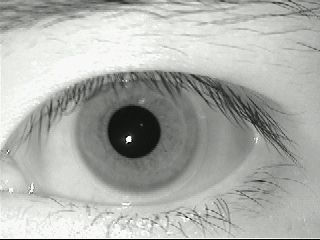
#> input picture images/kelvinl3.bmp, 320 x 240 px
$ python boundary.py
#> lines starting #> are read from the running program, lines starting #| are printed output that depends on the picture
##-----------------------------------------------------------------------------
##  Import
##-----------------------------------------------------------------------------
import numpy as np
from scipy import signal
import cv2
from PIL import Image, ImageDraw


##-----------------------------------------------------------------------------
##  Function
##-----------------------------------------------------------------------------
def searchInnerBound(img):
    """
    Description:
        Search for the inner boundary of the iris.

    Input:
        img		- The input iris image.

    Output:
        inner_y	- y-coordinate of the inner circle centre.
        inner_x	- x-coordinate of the inner circle centre.
        inner_r	- Radius of the inner circle.
    """

    # Integro-Differential operator coarse (jump-level precision)
    Y = img.shape[0]
    X = img.shape[1]
    sect = X/4 		# Width of the external margin for which search is excluded
    minrad = 10
    maxrad = sect*0.8
    jump = 4 		# Precision of the coarse search, in pixels

    # Hough Space (y,x,r)
    sz = np.array([np.floor((Y-2*sect)/jump),
                    np.floor((X-2*sect)/jump),
                    np.floor((maxrad-minrad)/jump)]).astype(int)

    # Resolution of the circular integration
    integrationprecision = 1
    angs = np.arange(0, 2*np.pi, integrationprecision)
    x, y, r = np.meshgrid(np.arange(sz[1]),
                          np.arange(sz[0]),
                          np.arange(sz[2]))
    y = sect + y*jump
    x = sect + x*jump
    r = minrad + r*jump
    hs = ContourIntegralCircular(img, y, x, r, angs)

    # Hough Space Partial Derivative R
    hspdr = hs - hs[:, :, np.insert(np.arange(hs.shape[2]-1), 0, 0)]

    # Blur
    sm = 3 		# Size of the blurring mask
    hspdrs = signal.fftconvolve(hspdr, np.ones([sm,sm,sm]), mode="same")

    indmax = np.argmax(hspdrs.ravel())
    y,x,r = np.unravel_index(indmax, hspdrs.shape)

    inner_y = sect + y*jump
    inner_x = sect + x*jump
    inner_r = minrad + (r-1)*jump

    # Integro-Differential operator fine (pixel-level precision)
    integrationprecision = 0.1 		# Resolution of the circular integration
    angs = np.arange(0, 2*np.pi, integrationprecision)
    x, y, r = np.meshgrid(np.arange(jump*2),
                          np.arange(jump*2),
                          np.arange(jump*2))
    y = inner_y - jump + y
    x = inner_x - jump + x
    r = inner_r - jump + r
    hs = ContourIntegralCircular(img, y, x, r, angs)

    # Hough Space Partial Derivative R
    hspdr = hs - hs[:, :, np.insert(np.arange(hs.shape[2]-1), 0, 0)]

    # Bluring
    sm = 3 		# Size of the blurring mask
    hspdrs = signal.fftconvolve(hspdr, np.ones([sm,sm,sm]), mode="same")
    indmax = np.argmax(hspdrs.ravel())
    y,x,r = np.unravel_index(indmax, hspdrs.shape)

    inner_y = inner_y - jump + y
    inner_x = inner_x - jump + x
    inner_r = inner_r - jump + r - 1

    return inner_y, inner_x, inner_r


#------------------------------------------------------------------------------
def searchOuterBound(img, inner_y, inner_x, inner_r):
    """
    Description:
        Search for the outer boundary of the iris.

    Input:
        img		- The input iris image.
        inner_y	- The y-coordinate of the inner circle centre.
        inner_x	- The x-coordinate of the inner circle centre.
        inner_r	- The radius of the inner circle.

    Output:
        outer_y	- y-coordinate of the outer circle centre.
        outer_x	- x-coordinate of the outer circle centre.
        outer_r	- Radius of the outer circle.
    """
    # Maximum displacement 15# (Daugman 2004)
    maxdispl = np.round(inner_r*0.15).astype(int)

    # 0.1 - 0.8 (Daugman 2004)
    minrad = np.round(inner_r/0.8).astype(int)
    maxrad = np.round(inner_r/0.3).astype(int)

    # # Hough Space (y,x,r)
    # hs = np.zeros([2*maxdispl, 2*maxdispl, maxrad-minrad])

    # Integration region, avoiding eyelids
    intreg = np.array([[2/6, 4/6], [8/6, 10/6]]) * np.pi

    # Resolution of the circular integration
    integrationprecision = 0.05
    angs = np.concatenate([np.arange(intreg[0,0], intreg[0,1], integrationprecision),
                            np.arange(intreg[1,0], intreg[1,1], integrationprecision)],
                            axis=0)
    x, y, r = np.meshgrid(np.arange(2*maxdispl),
                          np.arange(2*maxdispl),
                          np.arange(maxrad-minrad))
    y = inner_y - maxdispl + y
    x = inner_x - maxdispl + x
    r = minrad + r
    hs = ContourIntegralCircular(img, y, x, r, angs)

    # Hough Space Partial Derivative R
    hspdr = hs - hs[:, :, np.insert(np.arange(hs.shape[2]-1), 0, 0)]

    # Blur
    sm = 7 	# Size of the blurring mask
    hspdrs = signal.fftconvolve(hspdr, np.ones([sm,sm,sm]), mode="same")

    indmax = np.argmax(hspdrs.ravel())
    y,x,r = np.unravel_index(indmax, hspdrs.shape)

    outer_y = inner_y - maxdispl + y + 1
    outer_x = inner_x - maxdispl + x + 1
    outer_r = minrad + r - 1

    return outer_y, outer_x, outer_r


#------------------------------------------------------------------------------
def ContourIntegralCircular(imagen, y_0, x_0, r, angs):
    """
    Description:
        Performs contour (circular) integral.
        Use discrete Rie-mann approach.

    Input:
        imagen  - The input iris image.
        y_0     - The y-coordinate of the circle centre.
        x_0     - The x-coordinate of the circle centre.
        r       - The radius of the circle.
        angs    - The region of the circle considering clockwise 0-2pi.

    Output:
        hs      - Integral result.
    """
    # Get y, x
    y = np.zeros([len(angs), r.shape[0], r.shape[1], r.shape[2]], dtype=int)
    x = np.zeros([len(angs), r.shape[0], r.shape[1], r.shape[2]], dtype=int)
    for i in range(len(angs)):
        ang = angs[i]
        y[i, :, :, :] = np.round(y_0 - np.cos(ang) * r).astype(int)
        x[i, :, :, :] = np.round(x_0 + np.sin(ang) * r).astype(int)

    # Adapt y
    ind = np.where(y < 0)
    y[ind] = 0
    ind = np.where(y >= imagen.shape[0])
    y[ind] = imagen.shape[0] - 1

    # Adapt x
    ind = np.where(x < 0)
    x[ind] = 0
    ind = np.where(x >= imagen.shape[1])
    x[ind] = imagen.shape[1] - 1

    # Return
    hs = imagen[y, x]
    hs = np.sum(hs, axis=0)
    return hs.astype(float)
IMG_PATH = 'images/kelvinl3.bmp'
img = cv2.imread(IMG_PATH,0)
#> img: shape (240, 320); min 2, max 248, mean 174.4
output_image = Image.new("RGB", Image.open(IMG_PATH).size)
#> output_image: PIL image 320x240 RGB; every value is 0
output_image.paste(Image.open(IMG_PATH))
i_y,i_x,i_r = searchInnerBound(img)
#> in searchInnerBound, `indmax = np.argmax(hspdrs.ravel())`: indmax = 6934
#> in searchInnerBound, `y,x,r = np.unravel_index(indmax, hspdrs.shape)`: y = 13; r = 5
#> in searchInnerBound, `inner_y = sect + y*jump`: inner_y = 132
#> in searchInnerBound, `inner_r = minrad + (r-1)*jump`: inner_r = 26
#> in searchInnerBound, `indmax = np.argmax(hspdrs.ravel())`: indmax = 237
#> in searchInnerBound, `y,x,r = np.unravel_index(indmax, hspdrs.shape)`: y = 3; x = 5
#> in searchInnerBound, `inner_y = inner_y - jump + y`: inner_y = 131
#> in searchInnerBound, `inner_x = inner_x - jump + x`: inner_x = 133
#> i_y = 131; i_x = 133; i_r = 26
draw_result = ImageDraw.Draw(output_image)
draw_result.ellipse((i_x-i_r, i_y-i_r, i_x+i_r, i_y+i_r), fill=(255,0,0))
o_y,o_x,o_r = searchOuterBound(img, i_y, i_x, i_r)
#> in searchOuterBound, `maxdispl = np.round(inner_r*0.15).astype(int)`: maxdispl = 4
#> in searchOuterBound, `minrad = np.round(inner_r/0.8).astype(int)`: minrad = 32
#> in searchOuterBound, `maxrad = np.round(inner_r/0.3).astype(int)`: maxrad = 87
#> in searchOuterBound, `indmax = np.argmax(hspdrs.ravel())`: indmax = 2009
#> in searchOuterBound, `y,x,r = np.unravel_index(indmax, hspdrs.shape)`: y = 4; r = 29
#> in searchOuterBound, `outer_y = inner_y - maxdispl + y + 1`: outer_y = 132
#> in searchOuterBound, `outer_x = inner_x - maxdispl + x + 1`: outer_x = 134
#> in searchOuterBound, `outer_r = minrad + r - 1`: outer_r = 60
#> o_y = 132; o_x = 134; o_r = 60
draw_result.ellipse((o_x-o_r, o_y-o_r, o_x+o_r, o_y+o_r), fill=(0,255,0))
output_image.save('images/ss.bmp')
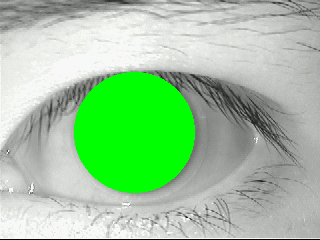
#> saved as ss.bmp: PIL image 320x240 RGB; mean R, G, B 158.5, 198.7, 157.5

$ run again, with images/kelvinl1.bmp copied over images/kelvinl3.bmp
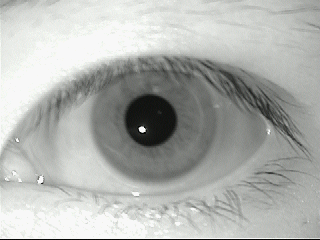
#> input picture images/kelvinl1.bmp, 320 x 240 px
#> in searchInnerBound, `indmax = np.argmax(hspdrs.ravel())`: indmax = 5426
#> in searchInnerBound, `y,x,r = np.unravel_index(indmax, hspdrs.shape)`: y = 10; x = 17; r = 5
#> inner_y = 120
#> in searchInnerBound, `inner_x = sect + x*jump`: inner_x = 148
#> inner_r = 26
#> in searchInnerBound, `indmax = np.argmax(hspdrs.ravel())`: indmax = 309
#> in searchInnerBound, `y,x,r = np.unravel_index(indmax, hspdrs.shape)`: y = 4; x = 6
#> in searchInnerBound, `inner_x = inner_x - jump + x`: inner_x = 150
#> i_y = 120; i_x = 150; i_r = 26
#> maxdispl = 4
#> minrad = 32
#> in searchOuterBound, `maxrad = np.round(inner_r/0.3).astype(int)`: maxrad = 87
#> in searchOuterBound, `indmax = np.argmax(hspdrs.ravel())`: indmax = 2010
#> in searchOuterBound, `y,x,r = np.unravel_index(indmax, hspdrs.shape)`: y = 4; r = 30
#> outer_y = 121
#> outer_x = 151
#> outer_r = 61
#> o_y = 121; o_x = 151; o_r = 61
#> `output_image.save('images/ss.bmp')`:
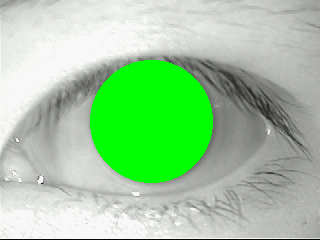
#> saved as ss.bmp: PIL image 320x240 RGB; mean R, G, B 161, 202.3, 160

$ run again, with images/aeval1.bmp copied over images/kelvinl3.bmp
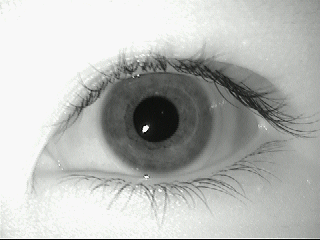
#> input picture images/aeval1.bmp, 320 x 240 px
#> in searchInnerBound, `indmax = np.argmax(hspdrs.ravel())`: indmax = 2764
#> in searchInnerBound, `y,x,r = np.unravel_index(indmax, hspdrs.shape)`: y = 5; x = 12; r = 8
#> in searchInnerBound, `inner_y = sect + y*jump`: inner_y = 100
#> in searchInnerBound, `inner_x = sect + x*jump`: inner_x = 128
#> in searchInnerBound, `inner_r = minrad + (r-1)*jump`: inner_r = 38
#> in searchInnerBound, `indmax = np.argmax(hspdrs.ravel())`: indmax = 74
#> in searchInnerBound, `y,x,r = np.unravel_index(indmax, hspdrs.shape)`: y = 1; r = 2
#> in searchInnerBound, `inner_y = inner_y - jump + y`: inner_y = 97
#> in searchInnerBound, `inner_x = inner_x - jump + x`: inner_x = 125
#> in searchInnerBound, `inner_r = inner_r - jump + r - 1`: inner_r = 35
#> i_y = 97; i_x = 125; i_r = 35
#> maxdispl = 5
#> minrad = 44
#> in searchOuterBound, `maxrad = np.round(inner_r/0.3).astype(int)`: maxrad = 117
#> in searchOuterBound, `indmax = np.argmax(hspdrs.ravel())`: indmax = 4827
#> in searchOuterBound, `y,x,r = np.unravel_index(indmax, hspdrs.shape)`: y = 6; r = 9
#> outer_y = 99
#> outer_x = 127
#> outer_r = 52
#> o_y = 99; o_x = 127; o_r = 52
#> `output_image.save('images/ss.bmp')`:
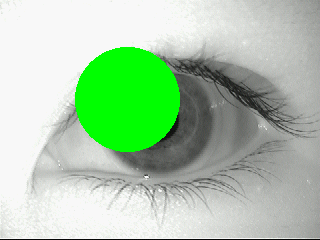
#> saved as ss.bmp: PIL image 320x240 RGB; mean R, G, B 171.7, 202, 170.9

$ run again, with images/kelvinr3.bmp copied over images/kelvinl3.bmp
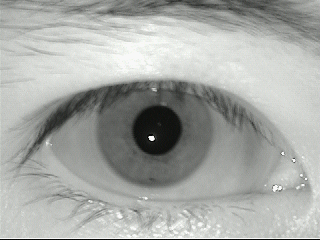
#> input picture images/kelvinr3.bmp, 320 x 240 px
#> in searchInnerBound, `indmax = np.argmax(hspdrs.ravel())`: indmax = 6491
#> in searchInnerBound, `y,x,r = np.unravel_index(indmax, hspdrs.shape)`: y = 12; x = 19; r = 4
#> in searchInnerBound, `inner_y = sect + y*jump`: inner_y = 128
#> in searchInnerBound, `inner_x = sect + x*jump`: inner_x = 156
#> in searchInnerBound, `inner_r = minrad + (r-1)*jump`: inner_r = 22
#> in searchInnerBound, `indmax = np.argmax(hspdrs.ravel())`: indmax = 366
#> in searchInnerBound, `y,x,r = np.unravel_index(indmax, hspdrs.shape)`: y = 5; r = 6
#> in searchInnerBound, `inner_y = inner_y - jump + y`: inner_y = 129
#> in searchInnerBound, `inner_x = inner_x - jump + x`: inner_x = 157
#> in searchInnerBound, `inner_r = inner_r - jump + r - 1`: inner_r = 23
#> i_y = 129; i_x = 157; i_r = 23
#> maxdispl = 3
#> minrad = 29
#> in searchOuterBound, `maxrad = np.round(inner_r/0.3).astype(int)`: maxrad = 77
#> in searchOuterBound, `indmax = np.argmax(hspdrs.ravel())`: indmax = 703
#> in searchOuterBound, `y,x,r = np.unravel_index(indmax, hspdrs.shape)`: y = 2; r = 31
#> outer_y = 129
#> outer_x = 157
#> outer_r = 59
#> o_y = 129; o_x = 157; o_r = 59
#> `output_image.save('images/ss.bmp')`:
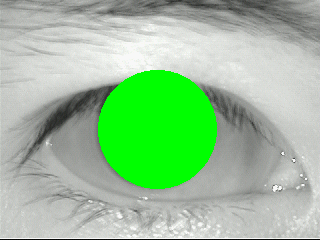
#> saved as ss.bmp: PIL image 320x240 RGB; mean R, G, B 153.6, 192.5, 152.5
